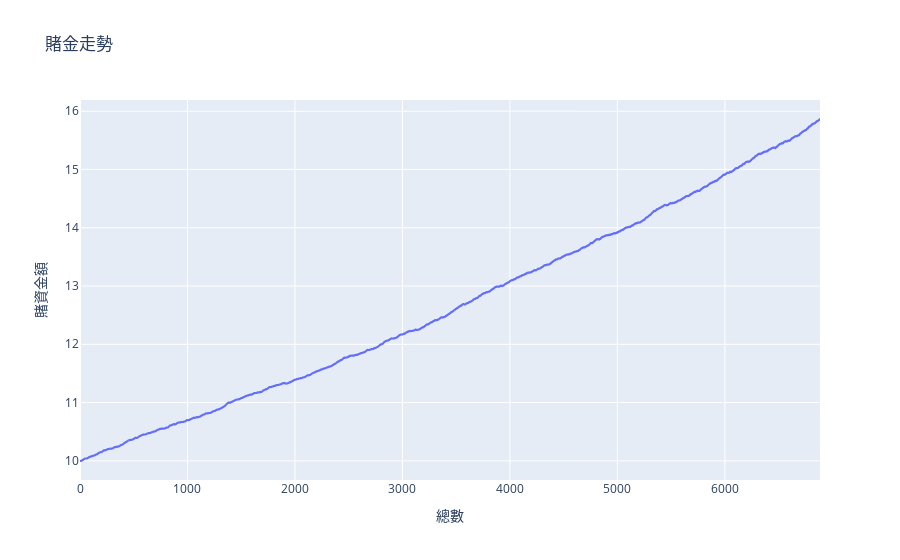

The code cell stored with this chart in its notebook:
### Code cell
fig = px.line(log_df, x="count", y="bet", title='賭金走勢',labels=dict(count="總數", bet="賭資金額"))
fig.show()
fig.write_html("./bet2.html")

### Figure 1 — Plotly figure (JSON) as saved in the notebook; plotly's stock layout.template omitted (floating-point values rounded to 4 significant figures; data arrays with more than 128 entries replaced by an {"elided": "..."} marker saying what was removed)
{"data": [{"hoverlabel": {"namelength": 0}, "hovertemplate": "總數=%{x}<br>賭資金額=%{y}", "legendgroup": "", "line": {"color": "#636efa", "dash": "solid"}, "mode": "lines", "name": "", "showlegend": false, "type": "scattergl", "x": {"elided": "6886 int values"}, "xaxis": "x", "y": {"elided": "6886 float values"}, "yaxis": "y"}], "layout": {"legend": {"tracegroupgap": 0}, "title": {"text": "賭金走勢"}, "xaxis": {"anchor": "y", "domain": [0, 1], "title": {"text": "總數"}}, "yaxis": {"anchor": "x", "domain": [0, 1], "title": {"text": "賭資金額"}}}}
